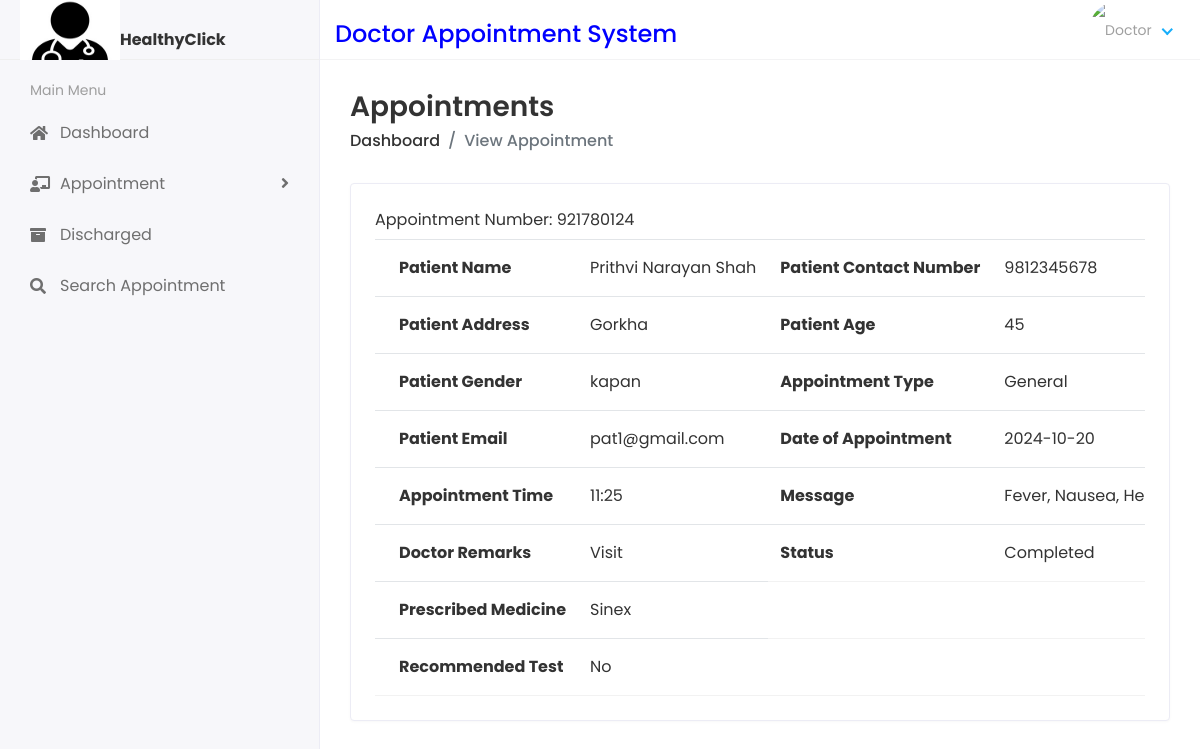
Screenshot of /DoctorPatientAppointmentDetails/25 with the database file from the repository.
### dasapp/models.py (models this page shows, shortened)
class Appointment(models.Model):
    appointmentnumber = models.IntegerField(default=0)
    fullname = models.CharField(max_length=250)
    mobilenumber = models.CharField(max_length=11)
    email = models.EmailField(max_length=100)
    address = models.CharField(max_length=200)
    age = models.IntegerField(default=0)
    gender = models.CharField(max_length=100)
    appointmenttype = models.CharField(max_length=100)
    date_of_appointment = models.CharField(max_length=250)
    time_of_appointment = models.CharField(max_length=250)
    doctor_id = models.ForeignKey(DoctorReg, on_delete=models.CASCADE)
    additional_msg = models.TextField(blank=True)
    remark = models.CharField(max_length=250, default=0)
    status = models.CharField(default=0, max_length=200)
    prescription = models.TextField(blank=True, default=0)
    recommendedtest = models.TextField(blank=True, default=0)
    created_at = models.DateTimeField(auto_now_add=True)
    updated_at = models.DateTimeField(auto_now=True)

### docappsystem/docviews.py (the view)
def Patient_Appointment_Details(request, id):
    patientdetails = Appointment.objects.filter(id=id)
    context = {"patientdetails": patientdetails}
    return render(request, "doc/patient_appointment_details.html", context)

### templates/doc/patient_appointment_details.html (shortened to what this page needs)
{% extends 'base.html' %}
{% block content %}
<div class="content container-fluid">
    <div class="page-header">
    <div class="row align-items-center">
    <div class="col">
    <h3 class="page-title">Appointments</h3>
    <ul class="breadcrumb">
    <li class="breadcrumb-item"><a href="{% url 'doctor_home' %}">Dashboard</a></li>
    <li class="breadcrumb-item active">View Appointment</li>
    </ul>
    </div>
    </div>
    </div>
    <div class="row">
    <div class="col-sm-12">
    <div class="card card-table">
    <div class="card-body">
    <div class="table-responsive">
    <table class="table table-hover table-center mb-0 datatable">
      {% for i in patientdetails %}
      <tr><label style="font-size: medium;text-align: center;">Appointment Number: {{i.appointmentnumber}}</label></tr>
        <tr>
            <th>Patient Name</th>
            <td>{{i.fullname}}</td>
            <th>Patient Contact Number</th>
            <td>{{i.mobilenumber}}</td>
          </tr>
          <tr>
            <th>Patient Address</th>
            <td>{{i.address}}</td>
            <th>Patient Age</th>
            <td>{{i.age}}</td>
          </tr>
          <tr>
            <th>Patient Gender</th>
            <td>{{i.gender}}</td>
            <th>Appointment Type</th>
            <td>{{i.appointmenttype}}</td>
          </tr>
          <tr>
            <th>Patient Email</th>
            <td>{{i.email}}</td>
            <th>Date of Appointment</th>
            <td>{{i.date_of_appointment}}</td>
          </tr>
          <tr>
            <th>Appointment Time</th>
            <td>{{i.time_of_appointment}}</td>
            <th>Message</th>
            <td>{{i.additional_msg}}</td>
          </tr>
          <tr>
            {% if i.status == '0' %}
            <th>Doctor Remarks</th>
            <td>Not Updatet Yet</td>
            {% else %}
            <tr>
            <th>Doctor Remarks</th>
            <td>{{ i.remark}}</td>{% endif %}
              {% if i.status == '0' %}
              <th>Staus</th>
              <td>Not Updatet Yet</td>
              {% else %}
              <th>Status</th>
              <td>{{ i.status}}</td> {% endif %}
              </tr>
              <tr>
                {% if i.status == 'Completed' %}
                <th>Prescribed Medicine</th>
                <td>{{ i.prescription}}</td>
                {% else %}
                <th>Prescribed Medicine</th>
                <td>Not Prescribed Yet</td> {% endif %}
                </tr>
                <tr>
                  {% if i.status == 'Completed' %}
                  <th>Recommended Test</th>
                  <td>{{ i.recommendedtest}}</td>
                  {% else %}
                  <th>Recommended Test</th>
                  <td>Not Recommended Yet</td> {% endif %}
                  </tr>
    </table>
                          {% endfor %}
                        </div>
    </div>
    </div>
    </div>
    </div>
    </div>
    </div>
{% endblock %}

### static/assets/css/style.css (style rules this page uses)
html { height: 100%; }
body { background-color: #fff; color: #333; font-family: 'Poppins', sans-serif; font-size: 1rem; height: 100%; line-height: 1.5; overflow-x: hidden; }
h1, h2, h3, h4, h5, h6 { font-family: 'Poppins', sans-serif; margin-top: 0; }
a { color: #009ce7; }
input, button, a { transition: all 0.4s ease; -moz-transition: all 0.4s ease; -o-transition: all 0.4s ease; -ms-transition: all 0.4s ease; -webkit-transition: all 0.4s ease; }
ul, ol { padding: 0px; list-style: none; }
.table { color: #333; max-width: 100%; margin-bottom: 0; width: 100%; }
.table.no-border > tbody > tr > td, .table > tbody > tr > th, .table.no-border > tfoot > tr > td, .table.no-border > tfoot > tr > th, .table.no-border > thead > tr > td, .table.no-border > thead > tr > th { border-top: 0; padding: 10px 8px; }
.table tbody tr { border-bottom: 1px solid rgba(0, 0, 0, 0.05); }
.table.table-center td, .table.table-center th { vertical-align: middle; }
.card-table .card-body .table tr td:first-child, .card-table .card-body .table tr th:first-child { padding-left: 1.5rem; }
.card-table .card-body .table tr td:last-child, .card-table .card-body .table tr th:last-child { padding-right: 1.5rem; }
.card-table .table td, .card-table .table th { border-top: 1px solid #e2e5e8; padding: 1rem 0.75rem; white-space: nowrap; }
.card { border: 1px solid #ececf5; box-shadow: 0 1px 3px 0 rgba(0, 0, 0, 0.03); margin-bottom: 1.875rem; }
.card-body { padding: 1.5rem; }
.page-wrapper > .content { padding: 1.875rem 1.875rem 0; }
.page-header { margin-bottom: 1.875rem; }
.page-header .breadcrumb { background-color: transparent; color: #6c757d; font-size: 1rem; font-weight: 500; margin-bottom: 0; padding: 0; }
.page-header .breadcrumb a { color: #333; }
.page-title { font-size: 28px; font-weight: 600; color: #333; margin-bottom: 5px; }

### rows the page displays
Appointment: appointmentnumber "921780124", fullname "Prithvi Narayan Shah", mobilenumber "9812345678", address "Gorkha", age "45", gender "kapan", appointmenttype "General", email "pat1@gmail.com", date_of_appointment "2024-10-20", time_of_appointment "11:25", additional_msg "Fever, Nausea,…", remark "Visit", status "Completed", prescription "Sinex", recommendedtest "No"
